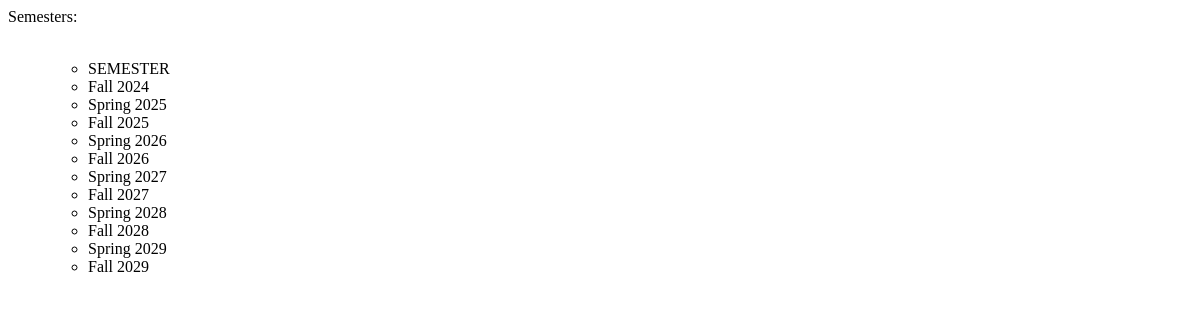
The page /dynamic2.php on the database as committed earlier.
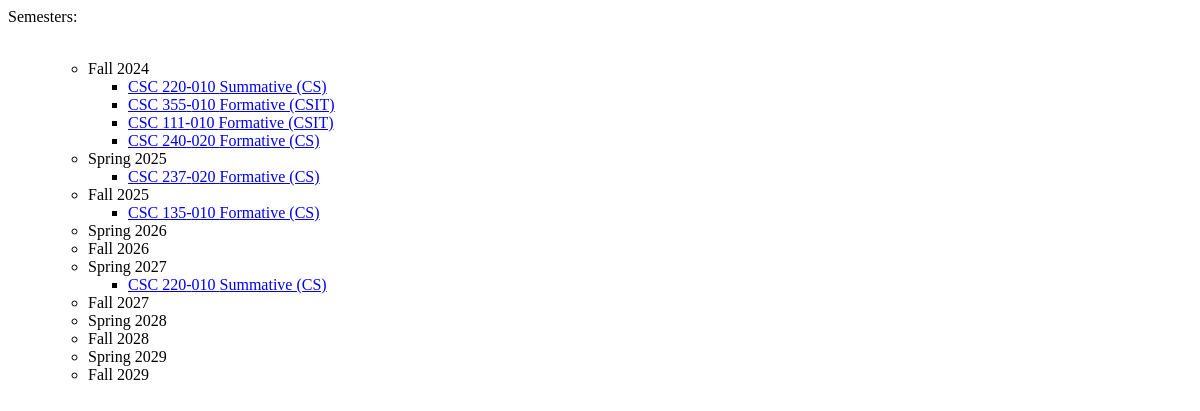
The same page on the database as committed later.
### tables this page shows
CREATE TABLE "EVAL" (
	"ID"	INTEGER,
	"Instructor"	TEXT,
	"CourseCode"	TEXT,
	"Semester"	TEXT,
	"Assessment"	TEXT,
	"CourseName"	TEXT,
	"CourseSection"	TEXT,
	"PerformanceIndicator"	TEXT,
	PRIMARY KEY("ID" AUTOINCREMENT)
);

### dynamic2.php (the view, shortened to what this page needs)
<?php
try {
    $db = new PDO('sqlite:CSC355.db');
}
catch (Exception $exc){
    echo 'Exception: Cannot connect to the database: ', $exc->getMessage(), "\n";
}
$semesters = $db->prepare("SELECT SEMESTER FROM SEMESTERS;");
$semesters->execute();
while ($row = $semesters->fetch(PDO::FETCH_ASSOC)) {
    $semesterName[] = $row['SEMESTER'];
}
function generateSemesterList($options,$db) {
    $html = "<ul>";
    foreach ($options as $option) {
        $html .= "<ul>";
        $html .= "<li>$option</a></li>";
        $stmt = $db->prepare("SELECT * FROM EVAL WHERE SEMESTER = :semester");
        $stmt->bindParam(':semester', $option);
        $stmt->execute();
        while ($courseRow = $stmt->fetch(PDO::FETCH_ASSOC)) {
            $html .= "<ul>";
            if ($courseRow['CourseSection'] != NULL) {
            $html .= "<li><a href='https://unixweb.kutztown.edu/~dclea255/CourseEvaluator/fullSemester.php?semester=" . urlencode($option) . "'>" . $courseRow['CourseCode'] . "-" . $courseRow['CourseSection'] . " " . $courseRow['Assessment'] . "</a></li>";
            }
            else{
                $html .= "<li><a href='https://unixweb.kutztown.edu/~dclea255/CourseEvaluator/fullSemester.php?semester=" . urlencode($option) . "'>" . $courseRow['CourseCode'] . " " . $courseRow['Assessment'] . "</a></li>";
            }
            $html .="</ul>";
         }
            $html .= "</ul>";
        }
    $html .= "</ul>";
    return $html;
}
?>
<!DOCTYPE html>
<html lang="en">
<head>
</head>
<body>
<div>
    <label for="Semesters">Semesters:</label><br><br>
    <?php echo generateSemesterList($semesterName, $db);?>
</div>
</body>
</html>

Rows that differ between the two databases and show on the page:
added eval: CourseCode "CSC 220", CourseSection "010", Assessment "Summative (CS)", shown under "Fall 2024"
added eval: CourseCode "CSC 355", CourseSection "010", Assessment "Formative (CSIT)", shown under "Fall 2024"
added eval: CourseCode "CSC 111", CourseSection "010", Assessment "Formative (CSIT)", shown under "Fall 2024"
added eval: CourseCode "CSC 240", CourseSection "020", Assessment "Formative (CS)", shown under "Fall 2024"
added eval: CourseCode "CSC 237", CourseSection "020", Assessment "Formative (CS)", shown under "Spring 2025"
added eval: CourseCode "CSC 135", CourseSection "010", Assessment "Formative (CS)", shown under "Fall 2025"
added eval: CourseCode "CSC 220", CourseSection "010", Assessment "Summative (CS)", shown under "Spring 2027"
Other text that changed with them:
list line gone: "SEMESTER"
